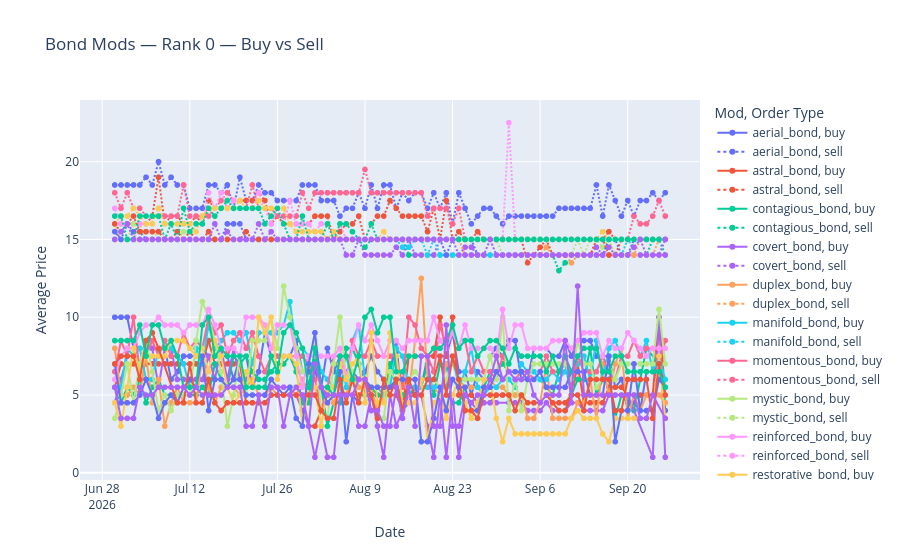

The code cell stored with this chart in its notebook:
### Code cell
bond_df = df[
    df["mod_name"].isin(bond_mods_list) &
    (df["mod_rank"] == 0)
].copy()

fig = px.line(
    bond_df,
    x="datetime",
    y="avg_price",
    color="mod_name",
    line_dash="order_type",
    markers=True,
    title="Bond Mods — Rank 0 — Buy vs Sell",
    labels={
        "datetime": "Date",
        "avg_price": "Average Price",
        "mod_name": "Mod",
        "order_type": "Order Type"
    }
)

fig.show()
